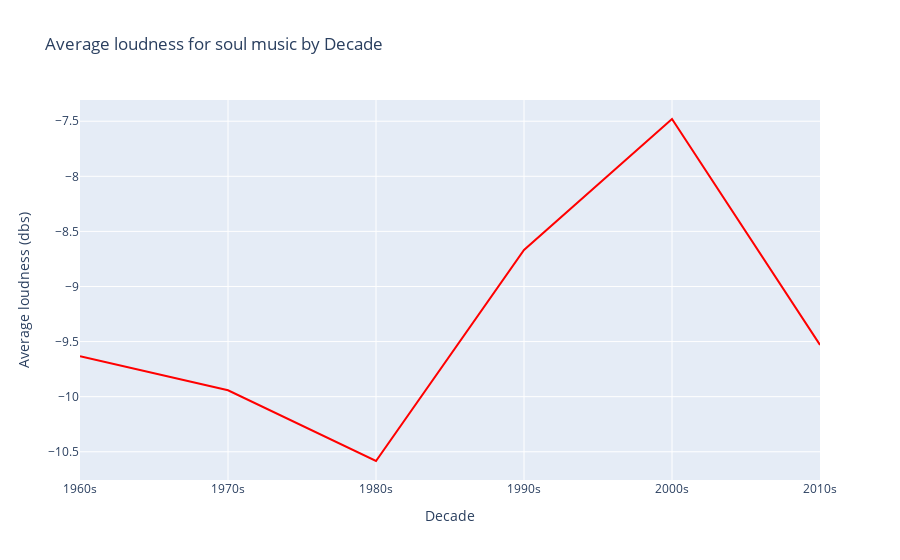

Notebook code for this chart:
### Code cell
def plot_genre_loudness(genre):
    selected_data = big_df[big_df['main_genre'] == genre]
    selected_data = selected_data.groupby('decade').mean(numeric_only=True)
    fig = go.Figure(data=go.Scatter(x=selected_data.index, y=selected_data['loudness'], mode='lines'))
    fig.update_traces(line_color='red')
    fig.update_layout(title=f'Average loudness for {genre} music by Decade', xaxis_title='Decade', yaxis_title='Average loudness (dbs)')
    fig.show()
plot_genre_loudness('soul')

### Figure 1 — Plotly figure (JSON) as saved in the notebook; plotly's stock layout.template omitted (floating-point values rounded to 4 significant figures)
{"data": [{"line": {"color": "red"}, "mode": "lines", "type": "scatter", "x": ["1960s", "1970s", "1980s", "1990s", "2000s", "2010s"], "y": [-9.633, -9.942, -10.58, -8.668, -7.48, -9.53]}], "layout": {"autosize": true, "title": {"text": "Average loudness for soul music by Decade"}, "xaxis": {"autorange": true, "range": [0, 5], "title": {"text": "Decade"}, "type": "category"}, "yaxis": {"autorange": true, "range": [-10.76, -7.307], "title": {"text": "Average loudness (dbs)"}, "type": "linear"}}}
